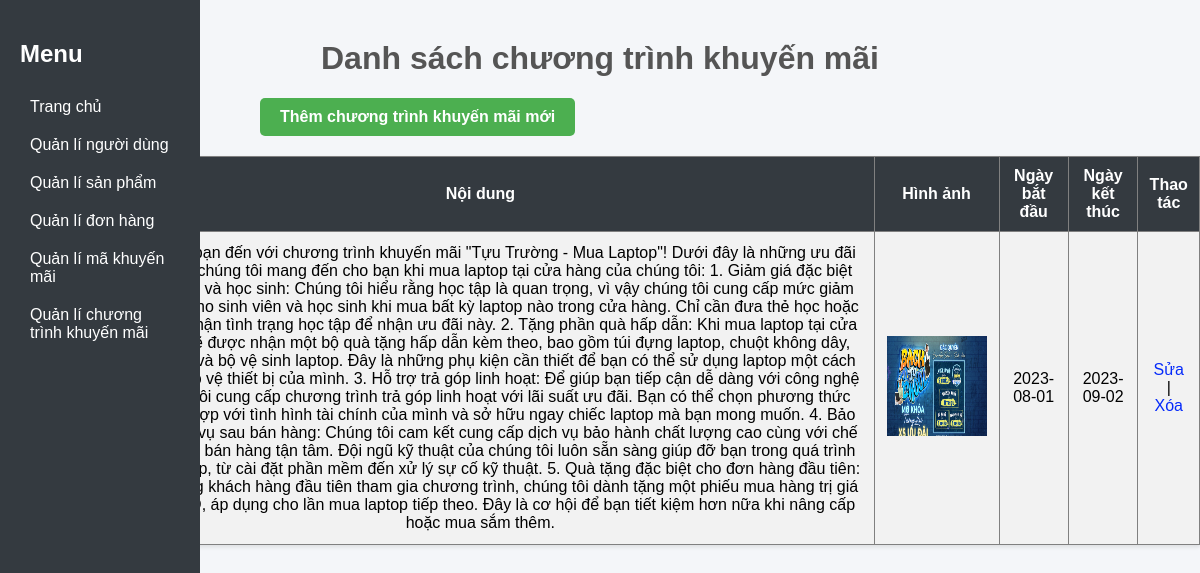
Page /layout/display_promotions_controller.php on the committed database.
### tables this page shows
CREATE TABLE `promotions` (
  `id_promotions` int(11) NOT NULL,
  `title` varchar(255) NOT NULL,
  `content` text NOT NULL,
  `image_path` varchar(255) NOT NULL,
  `start_date` date NOT NULL,
  `end_date` date NOT NULL
);

### layout/display_promotions_controller.php (called while the page is built)
<?php
include 'connect.php';
$sql = "SELECT * FROM promotions";
$result = $conn->query($sql);
include 'view/display_promotions.php';
?>

### layout/view/display_promotions.php (the view, shortened to what this page needs)
<!DOCTYPE html>
<html>
<head>
    <link rel="stylesheet" href="/css/display_promotions.css">
</head>
<body>
    <?php include_once 'admin_dashboard.php'; ?>
    <h1>Danh sách chương trình khuyến mãi</h1>
    <a class="add_promotions" href="view/add_promotions.php">Thêm chương trình khuyến mãi mới</a>
    <table border="1">
        <tr>
            <th>Tiêu đề</th>
            <th>Nội dung</th>
            <th>Hình ảnh</th>
            <th>Ngày bắt đầu</th>
            <th>Ngày kết thúc</th>
            <th>Thao tác</th>
        </tr>
        <?php
        if ($result->num_rows > 0) {
            while ($row = $result->fetch_assoc()) {
                echo "<tr>";
                echo "<td>" . $row['title'] . "</td>";
                echo "<td>" . $row['content'] . "</td>";
                echo "<td><img src='/action/" . $row['image_path'] . "' height='100' width='100'></td>";
                echo "<td>" . $row['start_date'] . "</td>";
                echo "<td>" . $row['end_date'] . "</td>";
                echo "<td><a class='link-edit' href='edit_promotions.php?id=" . $row['id_promotions'] . "'>Sửa</a> | <a class='link-delete' href='/action/delete_promotions.php?id=" . $row['id_promotions'] . "'>Xóa</a></td>";
                echo "</tr>";
            }
        } else {
            echo "<tr><td colspan='7'>Không có dữ liệu</td></tr>";
        }
        ?>
    </table>
    <br>
</body>
</html>

### css/display_promotions.css (style rules this page uses)
body { font-family: Arial, sans-serif; margin: 0; padding: 0; background-color: #f7f7f7; }
h1 { text-align: center; margin-top: 40px; color: #555; }
table { margin: 20px auto; border-collapse: collapse; width: 100%; max-width: 1400px; background-color: #fff; box-shadow: 0 2px 4px rgba(0, 0, 0, 0.1); }
td { padding: 12px; text-align: center; }
.add_promotions { margin-left: 260px; display: inline-block; padding: 10px 20px; background-color: #4CAF50; color: #fff; text-decoration: none; border-radius: 5px; font-weight: bold; }
th { background-color: #343a40; color: white; text-align: center; padding: 10px; }
tr:nth-child(even) { background-color: #f2f2f2; }
.link-edit, .link-delete { text-decoration: none; color: rgb(5, 42, 250); }

### css/admin_dashboard.css (style rules this page uses)
body, ul { font-family: Arial, sans-serif; background-color: #f4f6f9; margin: 0; padding: 0; }

### rows in the picture
promotions: content "Chào mừng bạn đến với chương trình khuyến mãi \"Tựu Trường - Mua Laptop\"! Dưới đây là những ưu đãi hấp dẫn mà chúng tôi mang đến cho bạn khi mua laptop tại cửa hàng của chúng tôi: 1. Giảm giá đặc biệt cho sinh viên và học sinh: Chúng tôi hiểu rằng học tập là quan trọng, vì vậy chúng tôi cung cấp mức giảm giá đặc biệt cho sinh viên và học sinh khi mua bất kỳ laptop nào trong cửa hàng. Chỉ cần đưa thẻ học hoặc giấy tờ xác nhận tình trạng học tập để nhận ưu đãi này. 2. Tặng phần quà hấp dẫn: Khi mua laptop tại cửa hàng, bạn sẽ được nhận một bộ quà tặng hấp dẫn kèm theo, bao gồm túi đựng laptop, chuột không dây, bàn di chuột và bộ vệ sinh laptop. Đây là những phụ kiện cần thiết để bạn có thể sử…", image_path (picture), start_date "2023-08-01", end_date "2023-09-02"
